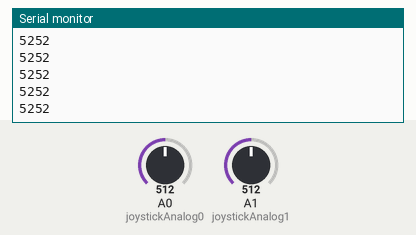
Simulated run of this sketch. Board: Arduino Uno, built with avr-gcc and run on an emulated ATmega328P. On the bench: the last lines printed to the serial monitor. The test bench sets the inputs (shaded band); at power-on: A0 (joystickAnalog0) = 512, A1 (joystickAnalog1) = 512.

Above: at 1.2 s.
1.3 s: A0 (joystickAnalog0) set to 716
At 1.41 s:
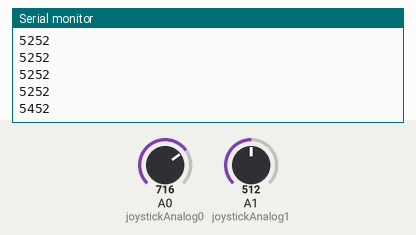
2.8 s: A1 (joystickAnalog1) set to 716
At 2.82 s:
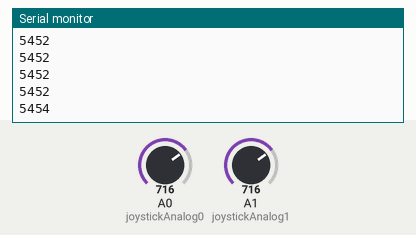
4.3 s: A0 (joystickAnalog0) set to 900
At 4.32 s:
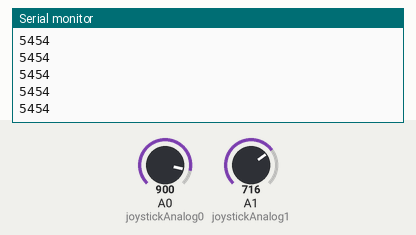
5.8 s: A1 (joystickAnalog1) set to 900
At 5.83 s:
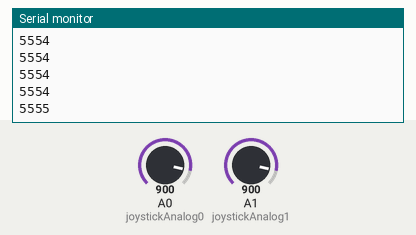
Timing chart, 0 to 8.3 s (numbered marks = the images above; inputs shaded):
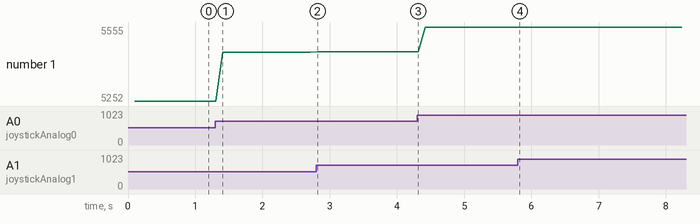

Measured:
- after the input at 1.3 s, the serial monitor: prints a new line after 0.11 s (image 1)
- after the input at 2.8 s, the serial monitor: prints a new line at once (image 2)
- after the input at 5.8 s, the serial monitor: prints a new line at once (image 4)
- plotted number 1: 5252 → 5452 after the input at 1.3 s, 5452 → 5454 after the input at 2.8 s, 5454 → 5554 after the input at 4.3 s, 5554 → 5555 after the input at 5.8 s

The sketch:

Joystick_w_serial.ino
```cpp
// constants

// vars
int joystickAnalog0 = 0;
int joystickAnalog1 = 1;
int analog0val = 0;
int analog1val = 0;

int treatValue(int data) {
  return (data * 9 / 1024) + 48;
}

void setup() {
  // put your setup code here, to run once:
  Serial.begin(9600);
}

void loop() {
  // put your main code here, to run repeatedly:
  analog0val = analogRead(joystickAnalog0);
  delay(100);
  analog1val = analogRead(joystickAnalog1);

  Serial.print(treatValue(analog0val));
  Serial.println(treatValue(analog1val));
}
```
